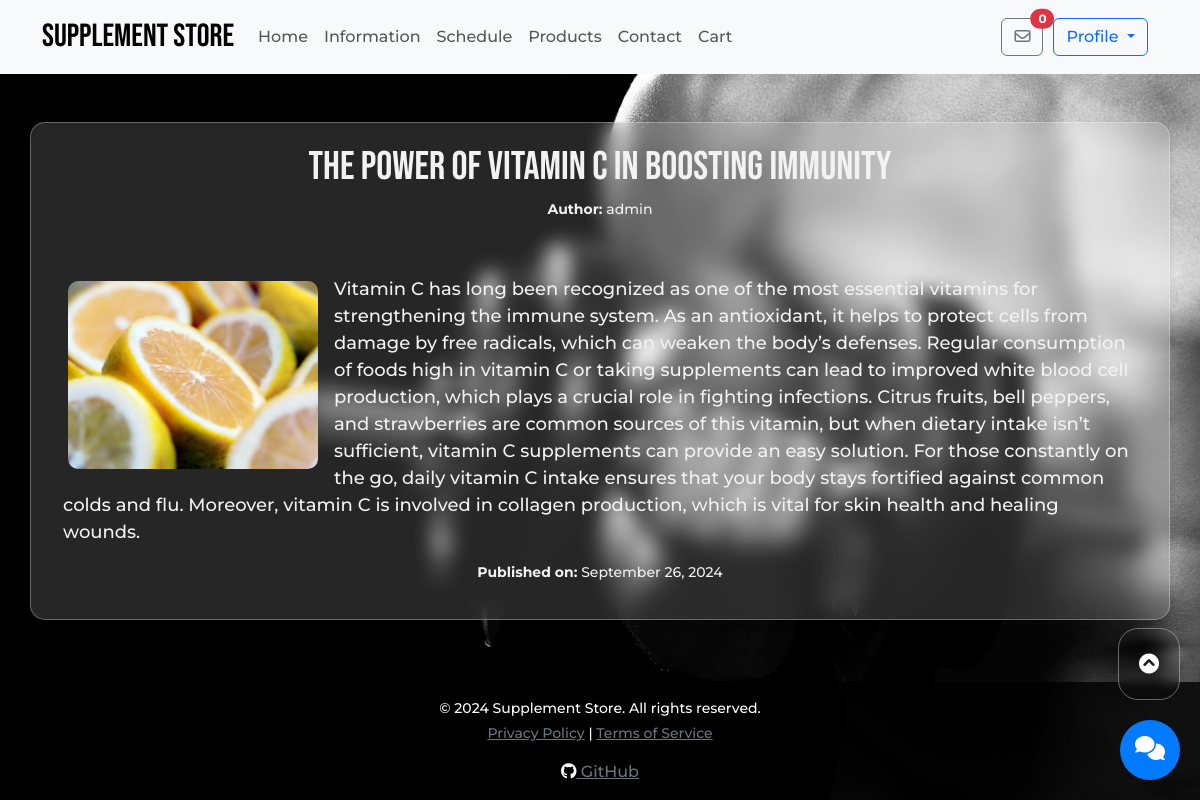
/show_content.php?id=19 (signed in), run on the app's committed database.
### tables this page shows
CREATE TABLE IF NOT EXISTS `content` (
  `id` int NOT NULL AUTO_INCREMENT,
  `title` varchar(200) NOT NULL,
  `image_url` varchar(255) DEFAULT NULL,
  `body` text NOT NULL,
  `author_id` int NOT NULL,
  `type` enum('article','guide','blog_post') NOT NULL,
  `created_at` timestamp NULL DEFAULT CURRENT_TIMESTAMP,
  `updated_at` timestamp NULL DEFAULT CURRENT_TIMESTAMP ON UPDATE CURRENT_TIMESTAMP,
  PRIMARY KEY (`id`),
  KEY `author_id` (`author_id`)
);

CREATE TABLE IF NOT EXISTS `users` (
  `id` int NOT NULL AUTO_INCREMENT,
  `username` varchar(50) NOT NULL,
  `full_name` varchar(100) NOT NULL,
  `email` varchar(100) NOT NULL,
  `role` enum('unregistered','registered','admin','nutritional_expert') NOT NULL,
  `password` varchar(255) NOT NULL,
  `created_at` timestamp NULL DEFAULT CURRENT_TIMESTAMP,
  `offer_notifications` enum('yes','no') DEFAULT 'no',
  `verification_code` varchar(255) DEFAULT NULL,
  `is_verified` enum('yes','no') DEFAULT 'no',
  PRIMARY KEY (`id`),
  UNIQUE KEY `username` (`username`),
  UNIQUE KEY `email` (`email`)
);

### show_content.php (the view, shortened to what this page needs)
<?php
include 'PHP/db_config.php';
$content_id = isset($_GET['id']) ? intval($_GET['id']) : 0;
$sql = "SELECT c.*, u.username FROM content c JOIN users u ON c.author_id = u.id WHERE c.id = ?";
$stmt = $conn->prepare($sql);
$stmt->bind_param("i", $content_id);
$stmt->execute();
$content = $stmt->get_result()->fetch_assoc();
?>
<!DOCTYPE html>
<html lang="en">
<head>
    <link href="https://cdn.jsdelivr.net/npm/bootstrap@5.3.0-alpha1/dist/css/bootstrap.min.css" rel="stylesheet">
    <link rel="stylesheet" href="https://cdnjs.cloudflare.com/ajax/libs/font-awesome/6.0.0-beta3/css/all.min.css">
    <link rel="stylesheet" href="CSS/master.css">
    <link rel="stylesheet" href="CSS/chat.css">
    <link rel="stylesheet" href="CSS/show_content.css">
</head>
<body>
    <?php include 'top_nav.php'; ?>
    <div class="container my-5 glass-card">
        <div class="row">
            <div class="col-md-12">
                <div class="content-title">
                    <h1 style="text-align:center"><?php echo htmlspecialchars($content['title']); ?></h1>
                    <p class = "wf"><strong>Author:</strong> <?php echo htmlspecialchars($content['username']); ?></p>
                </div>
                <div class="content-layout">
                    <div class ="square">
                        <?php if (!empty($content['image_url'])): ?>
                            <img src="images/content/<?php echo htmlspecialchars($content['image_url']); ?>" alt="Image" class="img-fluid content-image me-3">
                        <?php endif; ?>
                    </div>
                    <p class="body-p wf" ><?php echo nl2br(htmlspecialchars($content['body'])); ?></p>
                    <p class = "wf"><strong>Published on:</strong> <?php echo date('F j, Y', strtotime($content['created_at'])); ?></p>
                </div>
            </div>
        </div>
    </div>
    <?php include 'footer.php'; ?>
</body>
</html>

### CSS/master.css (style rules this page uses)
html { scroll-behavior: smooth; }
body { font-family: 'monst', Helvetica, sans-serif; font-weight: 500; font-style: normal; margin: 0; padding: 0; background-image: url("../images/background.jpg"); background-position: center; background-repeat: no-repeat; background-size: cover; background-attachment: fixed; animation: changeBackground 60s infinite; display: flex; flex-direction: column; height: 100vh; margin: 0; }
p { text-align: center; font-size: 14px; }
.wf { color: #F2F2F2 !important; }
h1, h2, h3, h4, h5 { font-family: "Bebas Neue", Helvetica, sans-serif; color: #F2F2F2; }
.glass-card { background: rgba(255, 255, 255, 0.15); backdrop-filter: blur(10px); -webkit-backdrop-filter: blur(10px); border: 1px solid rgba(255, 255, 255, 0.3); border-radius: 15px; box-shadow: 0 4px 6px rgba(0, 0, 0, 0.1); }
.glass-card img { border-radius: 10px; }

### CSS/show_content.css (style rules this page uses)
.content-image { max-width: 250px; height: auto; object-fit: cover; float: left; margin: 5px; }
.content-title, .content-layout { padding: 20px; }
.square { width: fit-content; }
.body-p { text-align: start; font-size: 18px; }

### data on the page
content: title "The Power of Vitamin C in Boosting Immunity", author.username "admin", image_url (picture), body "Vitamin C has long been recognized as one of the most essential vitamins for strengthening the immune system. As an antioxidant, it helps to protect cells from damage by free radicals, which can weaken the body’s defenses. Regular consumption of foods high in vitamin C or taking supplements can lead to improved white blood cell production, which plays a crucial role in fighting infections. Citrus fruits, bell peppers, and strawberries are common sources of this vitamin, but when dietary intake isn’t sufficient, vitamin C supplements can provide an easy solution. For those constantly on the go, daily vitamin C intake ensures that your body stays fortified against common colds and flu.…", created_at "September 26, 2024"
